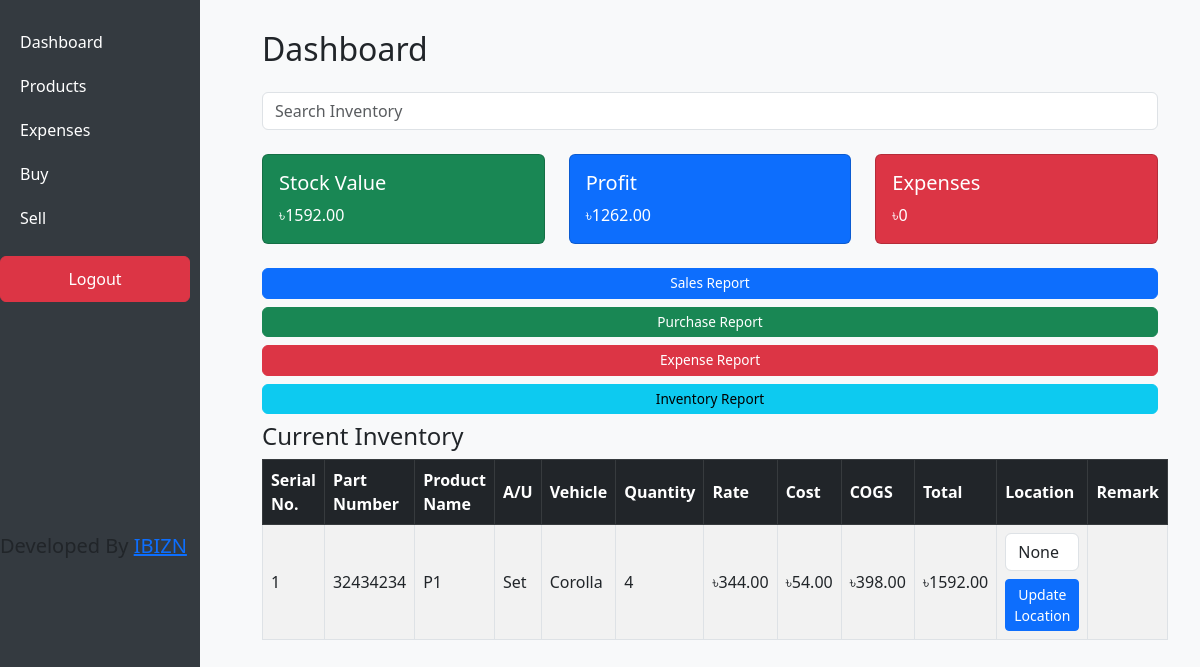
Before: /dashboard/ (signed in) with the older database file.
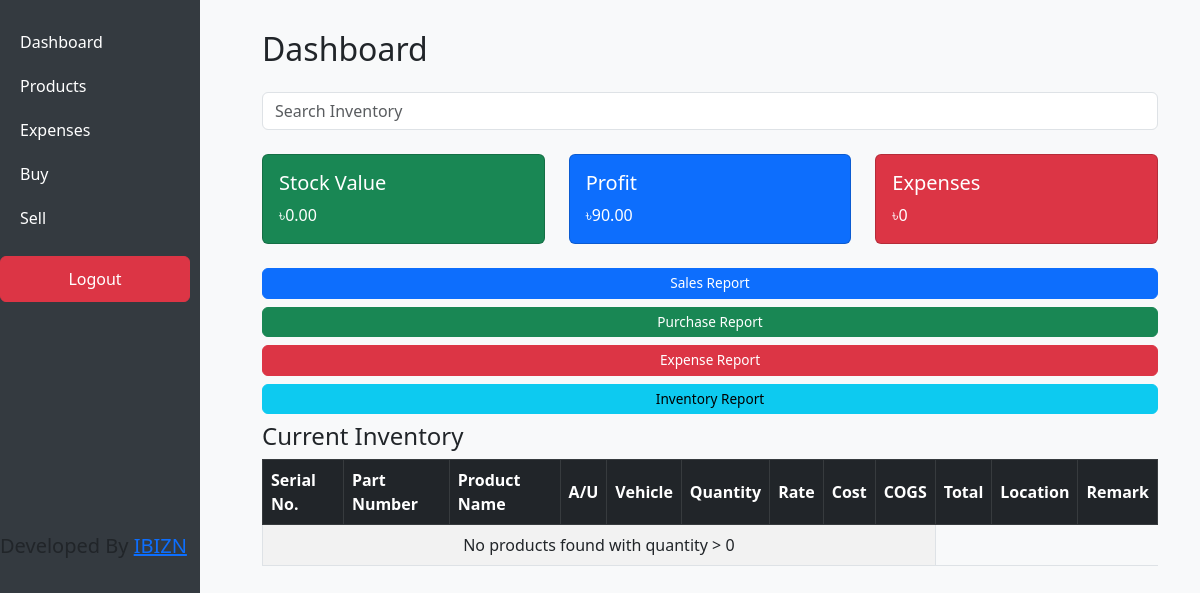
After: the same page with the newer database file.
### inventory/models.py (models this page shows, shortened)
class Inventory(models.Model):
    product = models.OneToOneField(Product, on_delete=models.CASCADE)
    quantity = models.PositiveIntegerField()
    rate = models.DecimalField(max_digits=10, decimal_places=2)
    cost = models.DecimalField(max_digits=10, decimal_places=2)
    location = models.CharField(max_length=255, blank=True, null=True)
    remark = models.TextField(null=True, blank=True)
    @property
    def chs(self):
        return self.rate + self.cost
    @property
    def stock_value(self):
        return self.chs * self.quantity

class Product(models.Model):
    name = models.CharField(max_length=100)
    part_number = models.CharField(max_length=100, unique=True)
    au = models.BooleanField(default=False)  # A/U: Boolean Yes/No
    vehicle = models.CharField(max_length=100, blank=True)  # Vehicle field (optional)

### inventory/views.py (the view, shortened to what this page needs)
# urls.py: path('dashboard/', views.dashboard_view, name='dashboard'),
@login_required(login_url="/")
def dashboard_view(request):
    query = request.GET.get('q', '')
    if query:
        inventories = Inventory.objects.filter(
            Q(product__name__icontains=query) |  # Search in product name
            Q(product__part_number__icontains=query) |  # Search in product part number
            Q(product__vehicle__icontains=query) |  # Search in product vehicle field
            Q(location__icontains=query),  # Search in product PO number field
            quantity__gt=0  # Only include products with quantity > 0
        )
    else:
        inventories = Inventory.objects.filter(quantity__gt=0)
    total_stock_value = sum([inventory.stock_value for inventory in Inventory.objects.all()])
    total_profit = 0
    for sale in SalesInvoice.objects.all():
        cogs = sum(
            (item.product.inventory.rate + item.product.inventory.cost) * item.quantity
            for item in sale.salesitem_set.all()
        )
        profit = sale.final_amount - cogs
        total_profit += profit
    total_expenses = Expense.objects.aggregate(total=models.Sum('amount'))['total'] or 0
    return render(request, 'inventory/dashboard.html', {
        'inventories': inventories,
        'total_stock_value': total_stock_value,
        'total_profit': total_profit,
        'total_expenses': total_expenses
    })

### inventory/models.py (called while the page is built)
    @property
    def final_amount(self):
        total = Decimal(self.total_amount)
        discount = Decimal(self.discount) if self.discount else Decimal('0.00')
        result = total - discount
        return result if result > 0 else Decimal('0.00')

### inventory/templates/inventory/dashboard.html (shortened to what this page needs)
{% extends 'inventory/base.html' %}
{% block content %}
<div class="container-fluid">
  <h2 class="mb-4">Dashboard</h2>
    <form method="GET" action="{% url 'dashboard' %}">
    <div class="mb-4">
      <input type="text" name="q" class="form-control" placeholder="Search Inventory" value="{{ request.GET.q }}" aria-label="Search Inventory">
    </div>
  </form>
  <div class="row mb-4">
    <div class="col-md-4">
      <div class="card text-white bg-success">
        <div class="card-body">
          <h5 class="card-title">Stock Value</h5>
          <p class="card-text">৳{{ total_stock_value }}</p>
        </div>
      </div>
    </div>
    <div class="col-md-4">
      <div class="card text-white bg-primary">
        <div class="card-body">
          <h5 class="card-title">Profit</h5>
          <p class="card-text">৳{{ total_profit }}</p>
        </div>
      </div>
    </div>
    <div class="col-md-4">
      <div class="card text-white bg-danger">
        <div class="card-body">
          <h5 class="card-title">Expenses</h5>
          <p class="card-text">৳{{ total_expenses }}</p>
        </div>
      </div>
    </div>
  </div>
  <a href="{% url 'sales_report' %}" class="btn btn-primary w-100 mb-2 py-1" style="font-size: 0.85rem;">Sales Report</a>
  <a href="{% url 'purchase_report' %}" class="btn btn-success w-100 mb-2 py-1" style="font-size: 0.85rem;">Purchase Report</a>
  <a href="{% url 'expense_report' %}" class="btn btn-danger w-100 mb-2 py-1" style="font-size: 0.85rem;">Expense Report</a>
  <a href="{% url 'inventory_report' %}" class="btn btn-info w-100 mb-2 py-1" style="font-size: 0.85rem;">Inventory Report</a>
  <h4>Current Inventory</h4>
    <table class="table table-bordered table-striped table-hover">
      <thead class="table-dark">
        <tr>
          <th>Serial No.</th>
          <th>Part Number</th>
          <th>Product Name</th>
          <th>A/U</th>
          <th>Vehicle</th>
          <th>Quantity</th>
          <th>Rate</th>
          <th>Cost</th>
          <th>COGS</th>
          <th>Total</th>
          <th>Location</th>
          <th>Remark</th>
        </tr>
      </thead>
      <tbody>
        {% for inventory in inventories %}
        <tr>
          <td>{{ forloop.counter }}</td>
          <td>{{ inventory.product.part_number }}</td>
          <td>{{ inventory.product.name }}</td>
          <td>{% if inventory.product.au %}Set{% else %}No{% endif %}</td>
          <td>{{ inventory.product.vehicle }}</td>
          <td>{{ inventory.quantity }}</td>
          <td>৳{{ inventory.rate }}</td>
          <td>৳{{ inventory.cost }}</td>
          <td>৳{{ inventory.chs }}</td>
          <td>৳{{ inventory.stock_value }}</td>
          <td>
            <form method="POST" action="{% url 'dashboard' %}">
              <input type="text" name="location" value="{{ inventory.location }}" class="form-control" placeholder="Update location">
              <button type="submit" name="update_location" class="btn btn-sm btn-primary mt-2">Update Location</button>
            </form>
          </td>
          <td>{{ inventory.remark }}</td>
        </tr>
        {% empty %}
        <tr>
          <td colspan="9" class="text-center">No products found with quantity > 0</td>
        </tr>
        {% endfor %}
      </tbody>
    </table>
</div>
{% endblock %}

Changed rows visible on the page:
removed Inventory: product.part_number "32434234", product.name "P1", shows "Set", product.vehicle "Corolla", quantity "4", rate "344.00", cost "54.00", chs "398.00", stock_value "1592.00", location "None"
Other visible differences:
{{ total_stock_value }}: "1592.00" → "0.00"
{{ total_profit }}: "1262.00" → "90.00"
text now shown: "No products found with quantity > 0"
